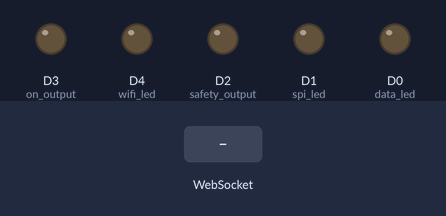
Recording of a sketch running on a simulated ESP8266 (NodeMCU). Parts: output pins drawn as LEDs (lit = HIGH). The test bench sets the inputs (shaded band). WiFi joins after 1.5 s; servers stay silent unless stated; what the sketch prints to the serial monitor is not drawn.

Above: at 3.2 s.
3.3 s: WebSocket text "status" received
At 4.5 s:
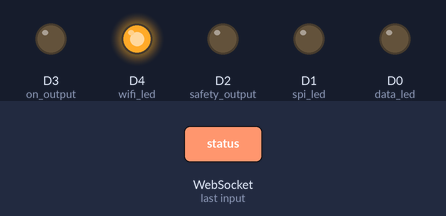
Timing chart, 0 to 6.3 s (numbered marks = the images above; inputs shaded):
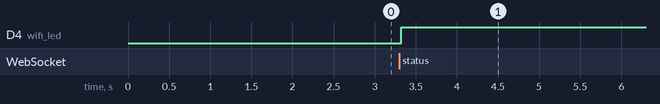

The sketch:

esp_server.ino
```cpp
#include <WebSocketsServer.h>
#include <ESP8266WebServer.h>
#include <SPI.h>
#include <ESP8266WiFi.h>
#include <ArduinoJson.h>
#include "Wire.h"

#define safety_output D2

const char* ssid = "Galaxy M3145A2";
const char* pass = "subha12345";

IPAddress local_IP(192, 168, 126, 66);
IPAddress gateway(192, 168, 1, 1);
IPAddress primaryDNS(8, 8, 8, 8);
IPAddress secondaryDNS(8, 8, 4, 4);

ESP8266WebServer server(80);
WebSocketsServer webSocket = WebSocketsServer(81);

byte data[8];
StaticJsonDocument<100> jsonData;
StaticJsonDocument<100> spiData;
String message = "";
String spiString = "";
char dataBuff[40];
int temp;
int16_t spi_temp;

bool on = false;
int safe = 0;
bool prev_on = false;

int16_t req_th = 511, req_p = 511;
int16_t req_r = 511, req_y = 511;

const int data_led = D0;
const int on_output = D3;
const int wifi_led = D4;
const int spi_led = D1;

int timer = 0;

void setUpWifi() {
  WiFi.begin(ssid, pass);

  if(!WiFi.config(local_IP, gateway, primaryDNS, secondaryDNS)) {
    Serial.print('STA Configuration Successful!');
  } else {
    Serial.print('STA Configuration Failed!');
  }

  Serial.println("Connecting to WiFi...");
  while (WiFi.status() != WL_CONNECTED) {
    Serial.print(".");
    delay(1000);
  }
  Serial.println("");
  Serial.println(WiFi.localIP());
}


void webSocketEvent(byte num, WStype_t type, uint8_t * payload, size_t length) {
  switch (type) {
    case WStype_DISCONNECTED:
      Serial.print("WS Type ");
      Serial.print(type);
      Serial.println(": DISCONNECTED");
      digitalWrite(wifi_led, LOW);
      break;
    case WStype_CONNECTED:
      Serial.print("WS Type ");
      Serial.print(type);
      Serial.println(": CONNECTED");
      digitalWrite(wifi_led, HIGH);
      break;
    case WStype_TEXT:
      DeserializationError error = deserializeJson(jsonData, payload);
      if (error) {
        Serial.print(F("Deserialization Failed"));
        Serial.println(error.c_str());
        return;
      }

      prev_on = on;
      on = jsonData["s"];
      req_th = jsonData["t"];
      req_p = jsonData["p"];
      req_r = jsonData["r"];
      req_y = jsonData["y"];

      if (prev_on != on) {
        digitalWrite(on_output, on ? HIGH : LOW);
      }

      digitalWrite(safety_output, safe == 1 ? HIGH : LOW);

      // Serial.print(data[0]); Serial.print(" ");
      // Serial.print(data[1]); Serial.print(" ");
      // Serial.print(data[2]); Serial.print(" ");
      // Serial.print(data[3]); Serial.println();

      String message = "<" + String(map(req_th, 0, 1023, 0, 98)) + "," + String(map(req_p, 0, 1023, 0, 98)) + "," + String(map(req_r, 0, 1023, 0, 98)) + "," + String(map(req_y, 0, 1023, 0, 98)) + ">";

      // Serial.println(message);

      byte plain[message.length() + 1];
      message.getBytes(plain, message.length() + 1);

      for (int i = 0; i < message.length() + 1; i++) {
        SPI.transfer(plain[i]);
      }
      break;
  }
}

void handleSafety() {
    for (int i = 0; i < server.args(); i++) {
    if (server.argName(i).equals("status")) {
      safe = server.arg(i).toInt();
    }
  }
  server.send(200, "text/plain", String(safe));
}

// void handlePing() {
//   server.send(200, "text/plain", String(safe));
// }

void setup() {
  pinMode(wifi_led, OUTPUT);
  pinMode(spi_led, OUTPUT);
  pinMode(data_led, OUTPUT);
  pinMode(on_output, OUTPUT);
  pinMode(safety_output, OUTPUT);

  digitalWrite(wifi_led, LOW);
  digitalWrite(spi_led, LOW);
  digitalWrite(data_led, LOW);
  digitalWrite(on_output, LOW);

  Serial.begin(9600);
  setUpWifi();
  server.begin();
  server.on("/safe", handleSafety);
  webSocket.begin();
  webSocket.onEvent(webSocketEvent);
  SPI.begin();

}

void loop() {
  timer = millis();

  // webSocket.broadcastPing()
  webSocket.loop();
  server.handleClient();
  Serial.println(millis()-timer);

}
```

Measured:
- after the input at 3.3 s, D4 (wifi_led): LOW → HIGH at once
